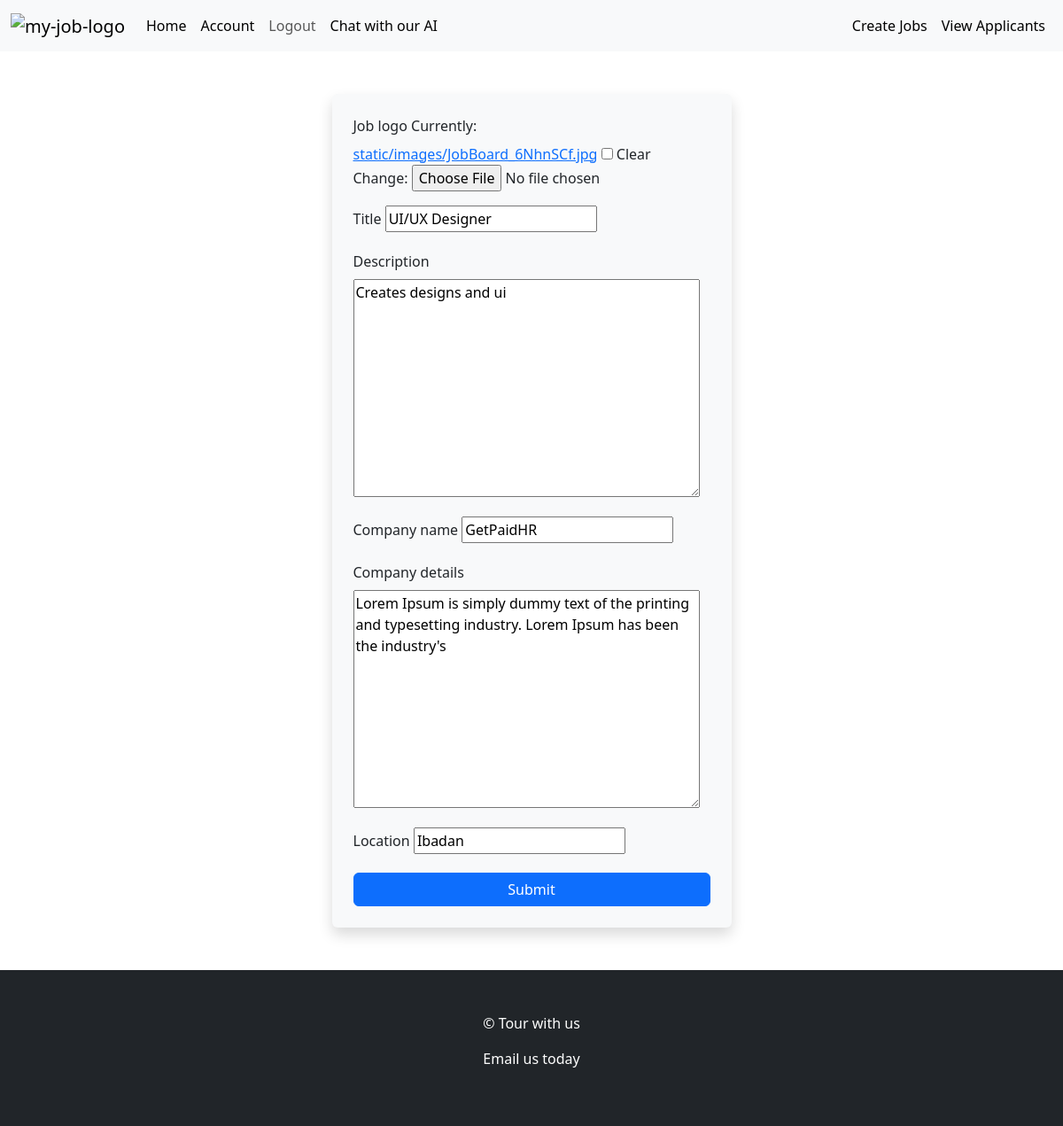
Screenshot of /employers/edit_jobs/4/ (signed in) with the database file from the repository.
### job_seekers/models.py (models this page shows, shortened)
class Job(models.Model):
    job_logo = models.ImageField(default='download.jpg', upload_to='static/images', null=True, blank=True)
    title = models.CharField(max_length=255)
    employer = models.ForeignKey(CustomUser, on_delete=models.CASCADE, related_name='applied_jobs', null=True, blank=True)
    description = models.TextField()
    company_name = models.CharField(max_length=100)
    company_details = models.TextField(null=True, blank=True)
    location = models.CharField(max_length=100)
    created = models.DateTimeField(auto_now_add=True)
    updated = models.DateTimeField(auto_now=True)
    class Meta:
        ordering = ['-updated', '-created']

### employers/views.py (the view)
# urls.py: path('edit_jobs/<int:id>/', views.edit_jobs, name='edit_jobs'),
@login_required(login_url='main_login')
@restrict_to_employer
def edit_jobs(request, id):
    job = Job.objects.get(id=id)
    form = JobForm(instance=job)
    if request.method == 'POST':
        form = JobForm(request.POST, request.FILES, instance=job)
        if form.is_valid():
            form.save()
            return redirect('employer_home_page')
    context = {'job': job, 'form': form}
    return render(request, 'emp/create_jobs.html', context)

### job_seekers/forms.py
class JobForm(forms.ModelForm):
    class Meta:
        model = Job
        fields = ['job_logo', 'title', 'description', 'company_name', 'company_details', 'location']

### employers/templates/emp/create_jobs.html (shortened to what this page needs)
{% extends 'base/main.html' %}
{% block content %}
<div class="container mt-5 ">
    <div class="row justify-content-center">
      <div class="col-md-6 col-lg-5">
        <form id="profile"  method="POST" class="p-4 shadow rounded bg-light"  enctype="multipart/form-data" >
          {% for field in form %}
            <div class="mb-3">
              <label for="{{ field.id_for_label }}" class="form-label">{{ field.label }}</label>
              {{ field }}
            </div>
          {% endfor %}
          <button type="submit" class="btn btn-primary w-100">Submit</button>
        </form>
      </div>
    </div>
  </div>
{% endblock %}

### rows the page displays
Job: form "UI/UX Designer" "Creates designs and ui" "GetPaidHR" "Lorem Ipsum is simply dummy text of the printing and typesetting industry. Lorem Ipsum has been the industry's" "Ibadan"

### other values shown
{{ field.label }} "Job logo" "Title" "Description" "Company name" "Company details" "Location"
